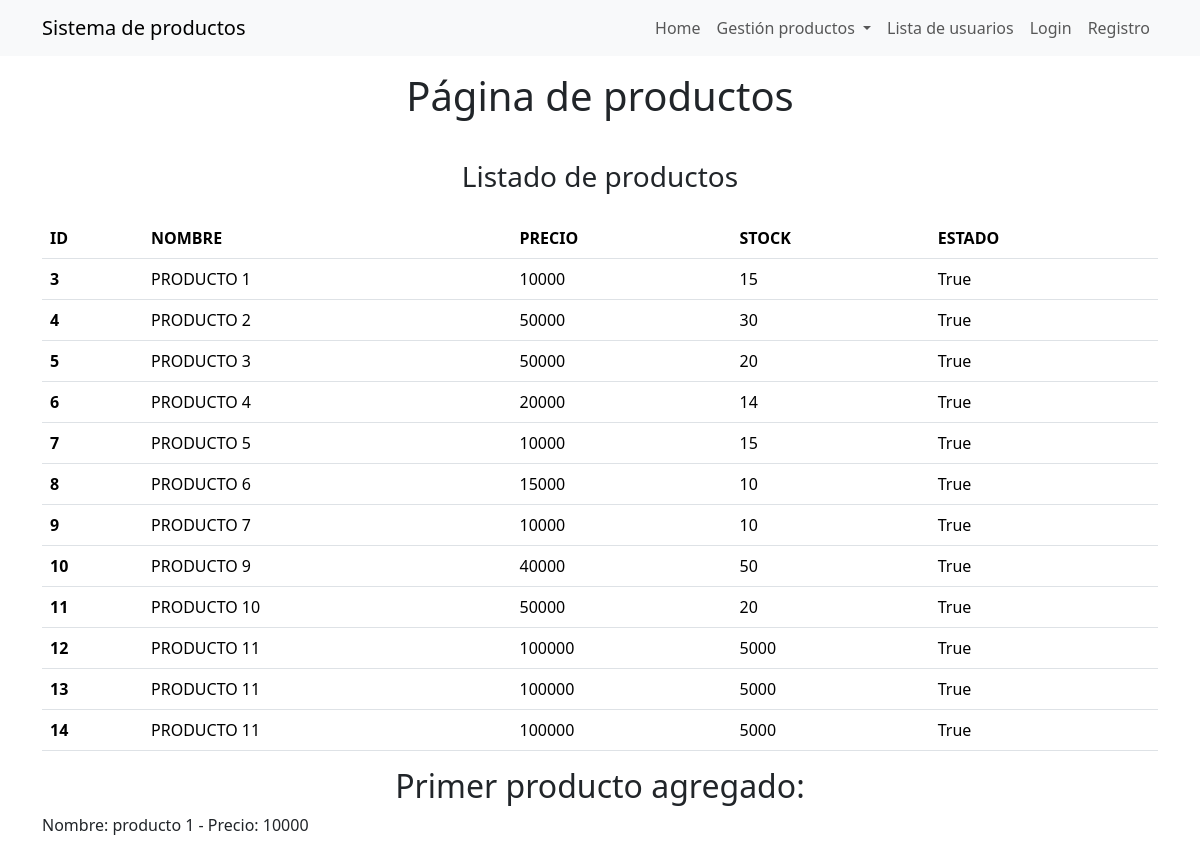
/productos/, run on the app's committed database.
### productos/models.py (models this page shows, shortened)
class Producto(models.Model):
    CATEGORIAS = [
        ('HOGAR', 'Hogar'),
        ('COCINA', 'Cocina'),
        ('JARDIN', 'Jardín'),
        ('SIN_CATEGORIA', 'Sin categoría')
    ]
    nombre = models.CharField(max_length=50, blank=False, null=False)
    descripcion = models.CharField(max_length=255, blank=False, null=False)
    precio = models.PositiveIntegerField(default=9999999, blank=False, null=False)
    stock = models.PositiveIntegerField(default=0, blank=False, null=False)
    estado = models.BooleanField(default=True, blank=False, null=False)
    categoria = models.CharField(max_length=50, choices=CATEGORIAS, default='SIN_CATEGORIA')
    def __str__(self):
        return f"Nombre: {self.nombre} - Precio: {self.precio}"

### productos/views.py (the view)
# urls.py: path('', views.productos, name="productos"),
def productos(request):
    lista_productos = Producto.objects.all()
    contexto = {}
    contexto["productos"] = lista_productos
    return render(request, "productos/productos.html", contexto)

### templates/productos/productos.html
{% extends "layouts/base.html" %} {% block contenido %}
<header>
    <h1 class="text-center py-3">Página de productos</h1>
</header>
<main class="container">
    <section id="listado-productos">
        <h3 class="text-center py-3">Listado de productos</h3>
        {% if productos %}
        <table class="table">
            <thead>
                <tr>
                    <th scope="col">ID</th>
                    <th scope="col">NOMBRE</th>
                    <th scope="col">PRECIO</th>
                    <th scope="col">STOCK</th>
                    <th scope="col">ESTADO</th>
                </tr>
            </thead>
            <tbody>
                {% for producto in productos %}
                <tr>
                    <th scope="row">{{producto.id}}</th>
                    <td>{{producto.nombre|upper}}</td>
                    <td>{{producto.precio}}</td>
                    <td>{{producto.stock}}</td>
                    <td>{{producto.estado}}</td>
                </tr>
                {% endfor %}
            </tbody>
        </table>
        {% else %}
        <p class="text-center">No existes productis disponibles.</p>
        {% endif %}
    </section>
    <section>
        <h2 class="text-center">Primer producto agregado:</h2>
        <p>{{ productos|first }}</p>
    </section>
</main>
{% endblock contenido %}

### data on the page
Producto: id "3", nombre "PRODUCTO 1", precio "10000", stock "15", estado "True", nombre+precio "Nombre: producto 1 - Precio: 10000"
Producto: id "4", nombre "PRODUCTO 2", precio "50000", stock "30", estado "True"
Producto: id "5", nombre "PRODUCTO 3", precio "50000", stock "20", estado "True"
Producto: id "6", nombre "PRODUCTO 4", precio "20000", stock "14", estado "True"
Producto: id "7", nombre "PRODUCTO 5", precio "10000", stock "15", estado "True"
Producto: id "8", nombre "PRODUCTO 6", precio "15000", stock "10", estado "True"
Producto: id "9", nombre "PRODUCTO 7", precio "10000", stock "10", estado "True"
Producto: id "10", nombre "PRODUCTO 9", precio "40000", stock "50", estado "True"
Producto: id "11", nombre "PRODUCTO 10", precio "50000", stock "20", estado "True"
Producto: id "12", nombre "PRODUCTO 11", precio "100000", stock "5000", estado "True"
Producto: id "13", nombre "PRODUCTO 11", precio "100000", stock "5000", estado "True"
Producto: id "14", nombre "PRODUCTO 11", precio "100000", stock "5000", estado "True"
